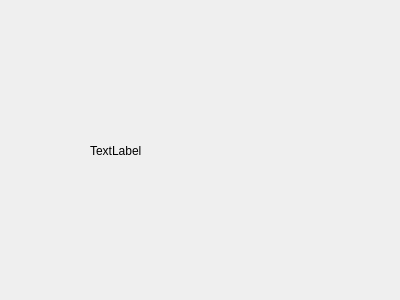
<?xml version="1.0" encoding="UTF-8"?>
<ui version="4.0">
 <class>CameraWidget</class>
 <widget class="QWidget" name="CameraWidget">
  <property name="geometry">
   <rect>
    <x>0</x>
    <y>0</y>
    <width>400</width>
    <height>300</height>
   </rect>
  </property>
  <property name="windowTitle">
   <string>Form</string>
  </property>
  <widget class="QLabel" name="messageTestLabel">
   <property name="geometry">
    <rect>
     <x>90</x>
     <y>70</y>
     <width>221</width>
     <height>161</height>
    </rect>
   </property>
   <property name="text">
    <string>TextLabel</string>
   </property>
  </widget>
 </widget>
 <resources/>
 <connections/>
</ui>
